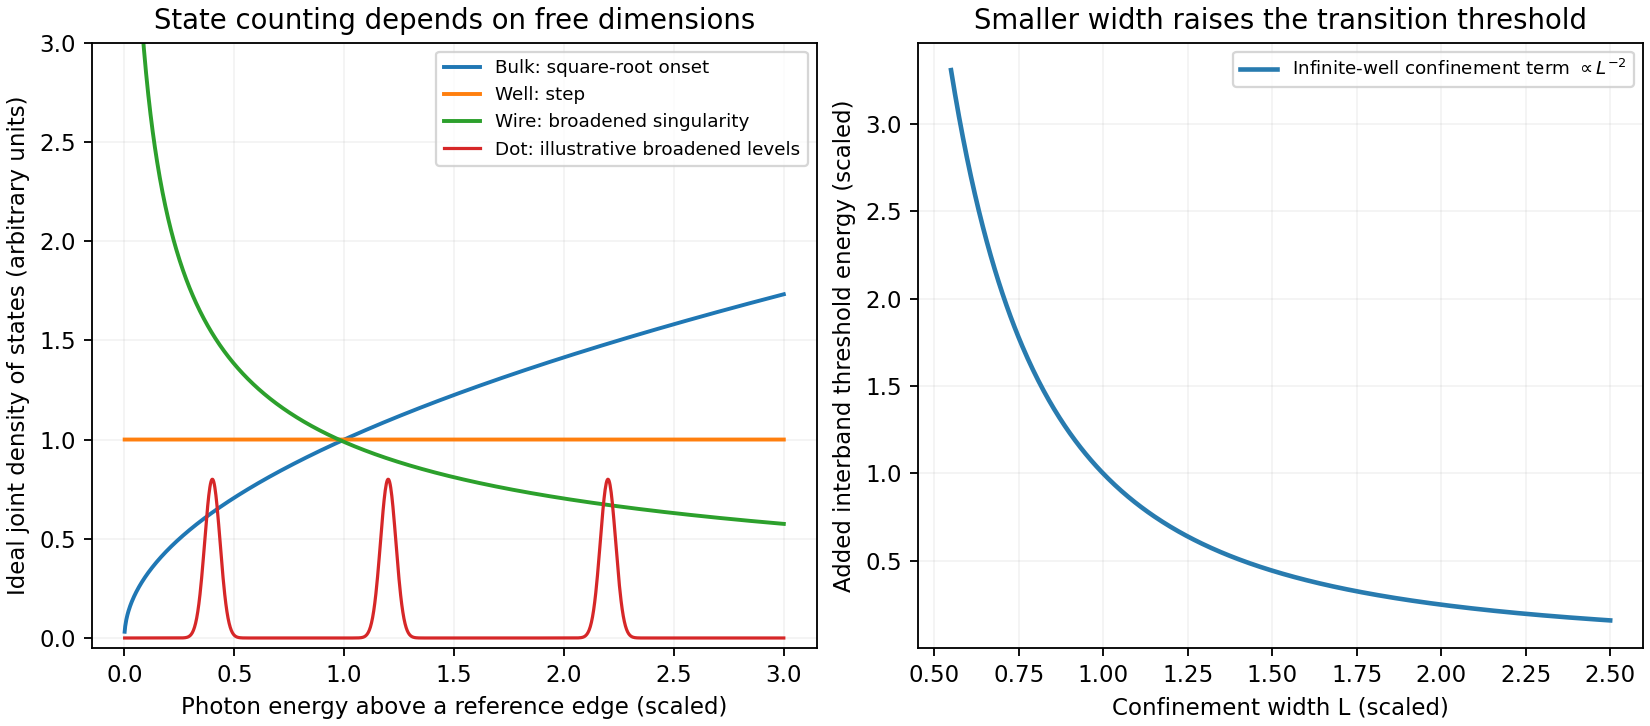

Python code for this plot:
"""Original explanatory figure; Python3.14, NumPy2.3.5, Matplotlib3.10.7.
Output uses the PNG basename in the current working directory.
"""
import numpy as np
import matplotlib.pyplot as plt
plt.rcParams.update({"font.size":10,"figure.facecolor":"white","savefig.facecolor":"white"})
fig,axs=plt.subplots(1,2,figsize=(10,4.4),layout='constrained')
e=np.linspace(.001,3,1200)
axs[0].plot(e,np.sqrt(e),label='Bulk: square-root onset',lw=1.7)
axs[0].plot(e,np.ones_like(e),label='Well: step',lw=1.7)
axs[0].plot(e,1/np.sqrt(e+.025),label='Wire: broadened singularity',lw=1.7)
dot=np.zeros_like(e)
for p in [.4,1.2,2.2]:dot+=.8*np.exp(-.5*((e-p)/.035)**2)
axs[0].plot(e,dot,label='Dot: illustrative broadened levels',lw=1.4)
axs[0].set(xlabel='Photon energy above a reference edge (scaled)',ylabel='Ideal joint density of states (arbitrary units)',ylim=(-.05,3),title='State counting depends on free dimensions');axs[0].legend(fontsize=8,loc='upper right');axs[0].grid(alpha=.15)
L=np.linspace(.55,2.5,500);axs[1].plot(L,1/L**2,color='#287baf',lw=2,label=r'Infinite-well confinement term $\propto L^{-2}$')
axs[1].set(xlabel='Confinement width L (scaled)',ylabel='Added interband threshold energy (scaled)',title='Smaller width raises the transition threshold');axs[1].legend(fontsize=8);axs[1].grid(alpha=.15)
fig.savefig('paper-1-confinement-optics.png',dpi=165)
